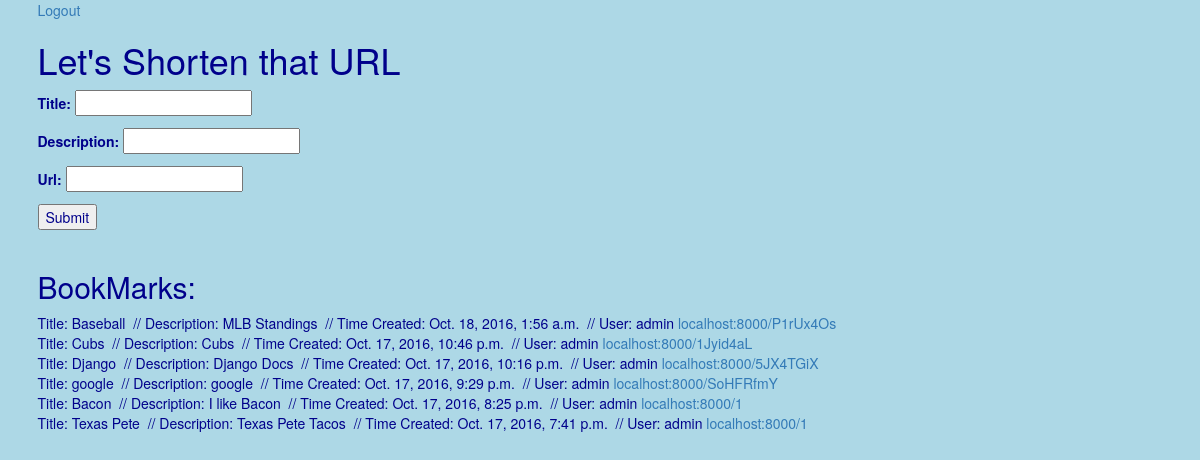
The app's page / (signed in) with its own data.
### app/models.py (models this page shows)
class Bookmark(models.Model):
    user = models.ForeignKey('auth.User')
    title = models.CharField(max_length=150, null=True, blank=True)
    description = models.CharField(max_length=150, null=True, blank=True)
    url = models.URLField(null=True, blank=True)
    created = models.DateTimeField(auto_now_add=True)
    new_url = models.CharField(max_length=8)
    def __str__(self):
        return self.title
    class Meta:
        ordering = ("-created",)

### app/views.py (the view, shortened to what this page needs)
# urls.py: url(r'^$', CreateView.as_view(), name="create_view"),
class CreateView(CreateView):
    model = Bookmark
    success_url = "/"
    fields = ('title', 'description', 'url')
    def get_context_data(self, **kwargs):
            context = super().get_context_data(**kwargs)
            context["bookmark_list"] = Bookmark.objects.all()
            return context

### templates/app/bookmark_form.html (shortened to what this page needs)
{% extends 'base.html' %}
{% block content %}
  <form class="" action="" method="post">
    <span>
      {{form.as_p}}
    </span>
    <input type="submit" name="" value="Submit">
    </form>
    <br>
    <div class="">
      <h2>BookMarks:</h2>
      {% for title in bookmark_list %}
      Title: {{ title }} &nbsp;// Description: {{ title.description }} &nbsp;// Time Created: {{ title.created }} &nbsp;// User: {{ title.user }}
       <a href="{% url 'short_view' title.new_url %}">localhost:8000/{{ title.new_url }}</a> <br>
      {% endfor %}
    </div>
{% endblock %}

### templates/base.html (style rules this page uses)
body { background-color: lightblue; color: darkblue; padding-left: 15px }

### records on screen
Bookmark: title "Baseball", description "MLB Standings", created "Oct. 18, 2016, 1:56 a.m.", user "admin", new_url "P1rUx4Os"
Bookmark: title "Cubs", description "Cubs", created "Oct. 17, 2016, 10:46 p.m.", user "admin", new_url "1Jyid4aL"
Bookmark: title "Django", description "Django Docs", created "Oct. 17, 2016, 10:16 p.m.", user "admin", new_url "5JX4TGiX"
Bookmark: title "google", description "google", created "Oct. 17, 2016, 9:29 p.m.", user "admin", new_url "SoHFRfmY"
Bookmark: title "Bacon", description "I like Bacon", created "Oct. 17, 2016, 8:25 p.m.", user "admin", new_url "1"
Bookmark: title "Texas Pete", description "Texas Pete Tacos", created "Oct. 17, 2016, 7:41 p.m.", user "admin", new_url "1"
